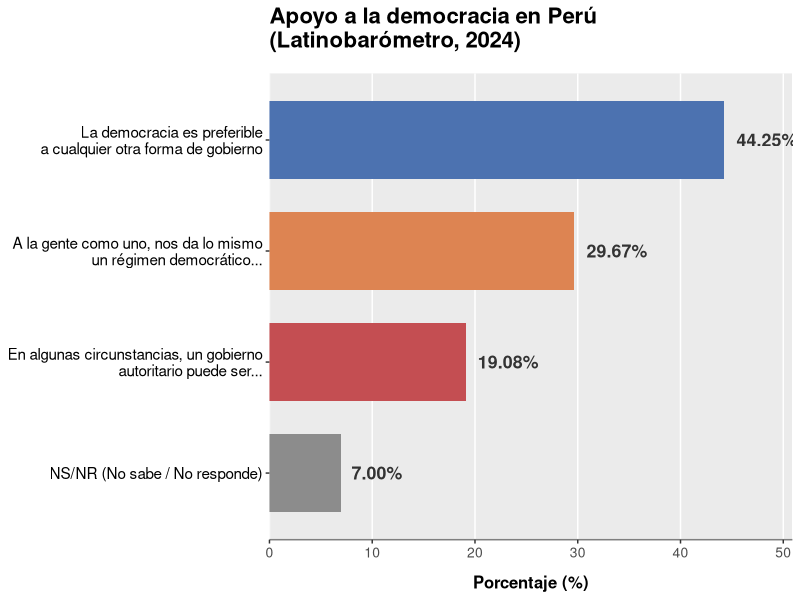

Recreate this plot in R.
## ---- chunk 1
knitr::opts_chunk$set(echo = TRUE)
## ---- chunk 2
# Si no tienes instalado ggplot2, descomenta y corre la siguiente línea:
# install.packages("ggplot2")

library(ggplot2)

# 1. Crear el data frame con los datos consolidados
datos <- data.frame(
  postura = c(
    "La democracia es preferible\na cualquier otra forma de gobierno",
    "A la gente como uno, nos da lo mismo\nun régimen democrático...",
    "En algunas circunstancias, un gobierno\nautoritario puede ser...",
    "NS/NR (No sabe / No responde)"
  ),
  porcentaje = c(44.25, 29.67, 19.08, 7.00)
)

# 2. Convertir la columna 'postura' en un factor y fijar los niveles en orden inverso.
# Esto es necesario para que ggplot2 dibuje la barra de mayor porcentaje en la parte superior.
datos$postura <- factor(datos$postura, levels = rev(datos$postura))

# 3. Definir la paleta de colores para cada postura
colores <- c(
  "La democracia es preferible\na cualquier otra forma de gobierno" = "#4C72B0",
  "A la gente como uno, nos da lo mismo\nun régimen democrático..." = "#DD8452",
  "En algunas circunstancias, un gobierno\nautoritario puede ser..." = "#C44E52",
  "NS/NR (No sabe / No responde)" = "#8C8C8C"
)

# 4. Construir el gráfico
grafico <- ggplot(datos, aes(x = porcentaje, y = postura, fill = postura)) +
  # Crear las barras horizontales
  geom_bar(stat = "identity", width = 0.7) +
  
  # Añadir las etiquetas de texto con el formato de porcentaje (2 decimales)
  geom_text(aes(label = sprintf("%.2f%%", porcentaje)), 
            hjust = -0.2, size = 4.5, fontface = "bold", color = "#333333") +
  
  # Aplicar los colores personalizados
  scale_fill_manual(values = colores) +
  
  # Expandir un poco el eje X para que los números no se corten al final
  scale_x_continuous(expand = expansion(mult = c(0, 0.15))) +
  
  # Textos y títulos
  labs(
    title = "Apoyo a la democracia en Perú\n(Latinobarómetro, 2024)",
    x = "Porcentaje (%)",
    y = NULL # Quitamos el título del eje Y porque las etiquetas se explican solas
  ) +
  
  # Tema visual limpio y minimalista
  theme_gray() +
  theme(
    legend.position = "none", # Escondemos la leyenda (es redundante)
    plot.title = element_text(size = 16, face = "bold", margin = margin(b = 15)),
    axis.text.y = element_text(size = 11, color = "black"),
    axis.text.x = element_text(size = 10),
    axis.title.x = element_text(size = 12, face = "bold", margin = margin(t = 10)),
    panel.grid.major.y = element_blank(), # Quitamos líneas horizontales de fondo
    panel.grid.minor = element_blank(),
    axis.line.x = element_line(color = "gray50") # Línea del eje X visible
  )

# 5. Mostrar el gráfico en la ventana de "Plots"
print(grafico)

# Opcional: Si deseas guardar el gráfico como una imagen de alta resolución, usa ggsave()
# ggsave("apoyo_democracia_peru.png", plot = grafico, width = 10, height = 6, dpi = 300)
